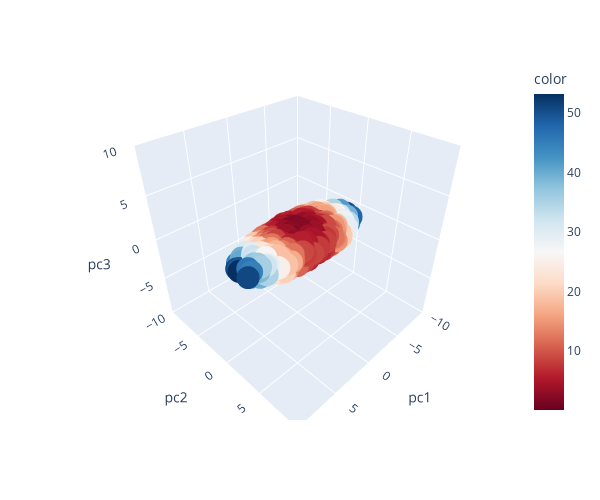

This figure's notebook cell:
### Markdown cell above
<br>

---

### [Tutorial] Visualizing the Principal Component Matrix

We can think of $P$ as an output of the PCA procedure. $P$ is a **rotation** of the data such that the data will now appear "axis aligned". Specifically, for a 3d dataset, if we plot PC1, PC2, and PC3 along the $x$, $y$, and $z$ axes of our plot, then the greatest amount of variation happens along the $x$-axis, the second greatest amount along the $y$-axis, and the smallest amount along the $z$-axis. 

To visualize this, run the cell below, showing our data projected onto the principal component space. Compare it with your original figure, and observe that the data is precisely the same—only it is now rotated.

### Code cell
# Run this cell to see the plot; no further action is needed.
surfboard_pcs = surfboard_pcs.rename(columns = {0: "pc1", 1: "pc2", 2: "pc3"})
fig = px.scatter_3d(colorize_surfboard_data(surfboard_pcs), 
                    x='pc1', y='pc2', z='pc3', 
                    range_x = [-10, 10], range_y = [-10, 10], range_z = [-10, 10], 
                    color = 'color', color_continuous_scale = 'RdBu', height = 500, width = 600);
fig.show();

### Figure 1 — Plotly figure (JSON) as saved in the notebook; plotly's stock layout.template omitted (floating-point values rounded to 4 significant figures; data arrays with more than 128 entries replaced by an {"elided": "..."} marker saying what was removed)
{"data": [{"hovertemplate": "pc1=%{x}<br>pc2=%{y}<br>pc3=%{z}<br>color=%{marker.color}<extra></extra>", "legendgroup": "", "marker": {"color": {"elided": "1000 float values"}, "coloraxis": "coloraxis", "symbol": "circle"}, "mode": "markers", "name": "", "scene": "scene", "showlegend": false, "type": "scatter3d", "x": {"elided": "1000 float values"}, "y": {"elided": "1000 float values"}, "z": {"elided": "1000 float values"}}], "layout": {"coloraxis": {"colorbar": {"title": {"text": "color"}}, "colorscale": [[0, "rgb(103,0,31)"], [0.1, "rgb(178,24,43)"], [0.2, "rgb(214,96,77)"], [0.3, "rgb(244,165,130)"], [0.4, "rgb(253,219,199)"], [0.5, "rgb(247,247,247)"], [0.6, "rgb(209,229,240)"], [0.7, "rgb(146,197,222)"], [0.8, "rgb(67,147,195)"], [0.9, "rgb(33,102,172)"], [1, "rgb(5,48,97)"]]}, "height": 500, "legend": {"tracegroupgap": 0}, "margin": {"t": 60}, "scene": {"aspectmode": "auto", "aspectratio": {"x": 1, "y": 1, "z": 1}, "domain": {"x": [0, 1], "y": [0, 1]}, "xaxis": {"range": [-10, 10], "title": {"text": "pc1"}, "type": "linear"}, "yaxis": {"range": [-10, 10], "title": {"text": "pc2"}, "type": "linear"}, "zaxis": {"range": [-10, 10], "title": {"text": "pc3"}, "type": "linear"}}, "width": 600}}
